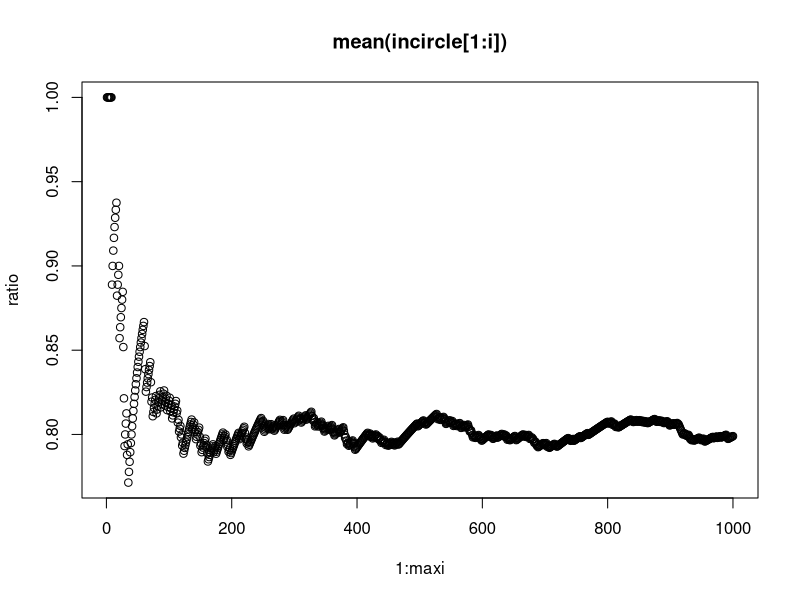
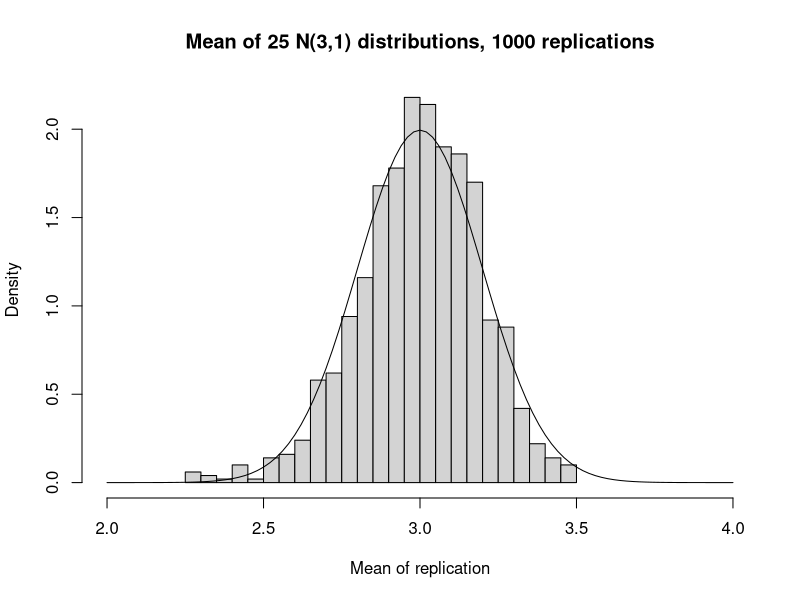
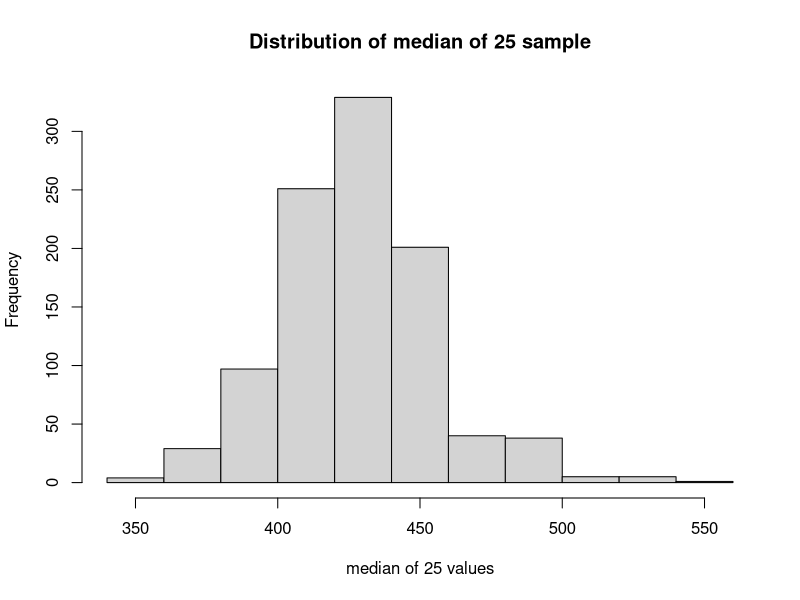
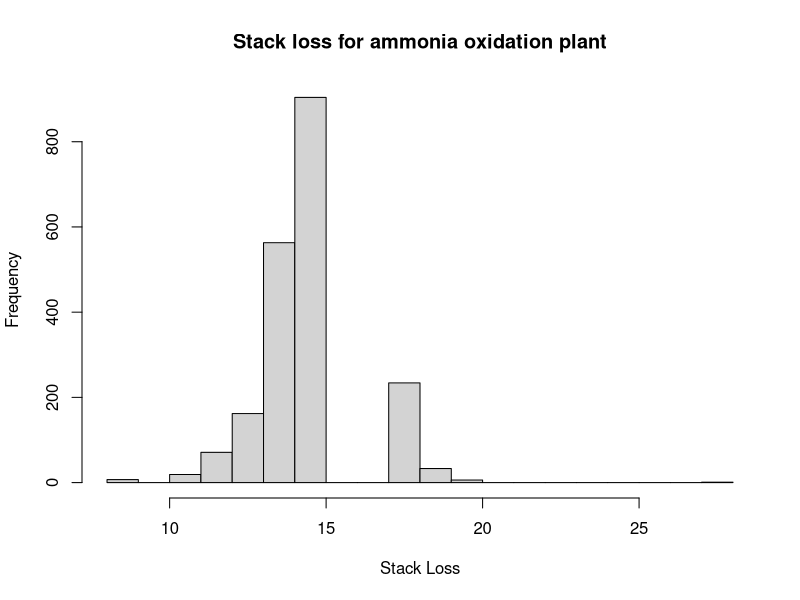
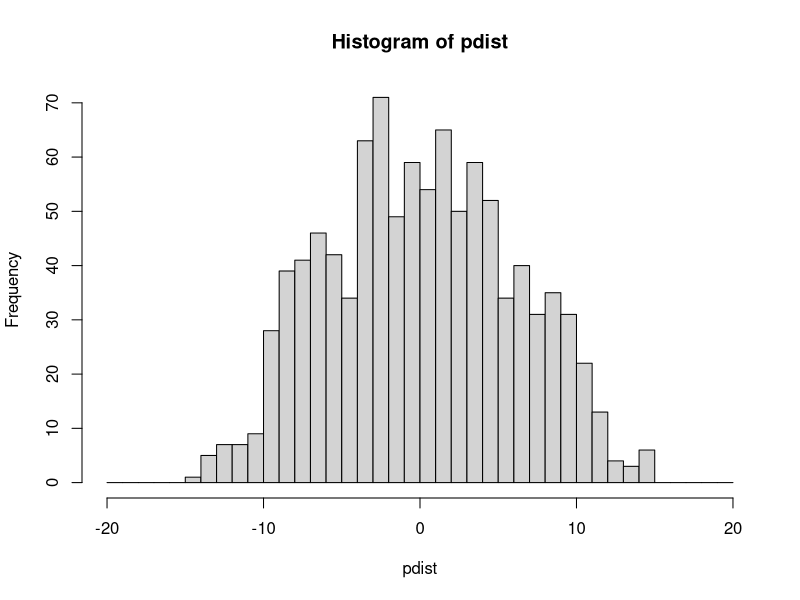
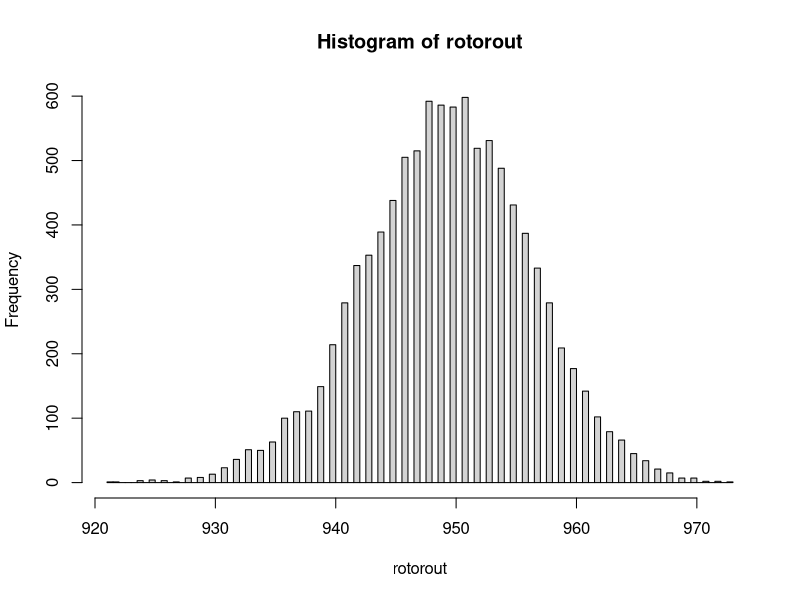
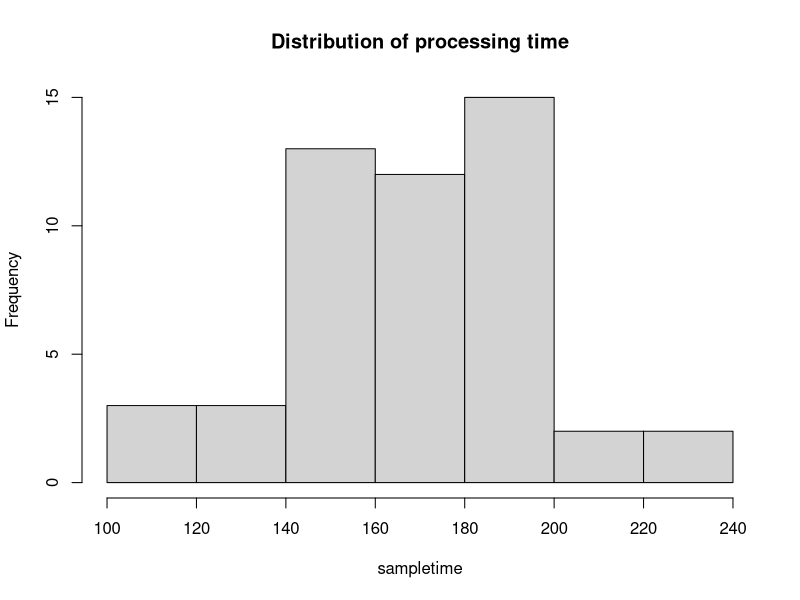

These figures' R source, in order:
## ---- chunk 1
library(ggplot2)
library(foreach)
library(deSolve)
## ---- chunk 2
maxi = 1000
i = (1:maxi)
x <- runif(maxi)
y <- runif(maxi)
incircle <- ifelse(x^2 + y^2 <= 1, 1.0, 0.0)
ratio <- unlist(foreach(i=1:maxi) %do% 
                  mean(incircle[1:i]))
## ---- chunk 3
head(ratio)
## ---- chunk 4
plot(1:maxi, ratio)
title("mean(incircle[1:i])")
## ---- chunk 5
meanratio <-mean(incircle)
sdratio <- sd(incircle)
print(meanratio, digits = 10)
print(sdratio, digits = 10)
## ---- chunk 6
ci = pnorm(q = 0.975) * sdratio/sqrt(maxi)
print(ci)
## ---- chunk 7
options(digits=2)
srs <- rnorm(25, mean = 3)
resamps <- replicate(1000, sample(srs, 25, TRUE), simplify = FALSE)
xbarstar <- sapply(resamps, mean, simplify = TRUE)
hist(xbarstar, breaks = 40, prob = TRUE, xlim=c(2, 4),
  main="Mean of 25 N(3,1) distributions, 1000 replications",
  xlab="Mean of replication")
curve(dnorm(x, 3, 0.2), add = TRUE)
## ---- chunk 8
print(mean(xbarstar), digits=10)
print(sd(xbarstar), digits=10)
## ---- chunk 9
library(boot)
mean_fun <- function(x, indices) mean(x[indices])
boot(data = srs, statistic = mean_fun, R = 1000)
## ---- chunk 10
median_fun <- function(x, indices) median(x[indices])
riversboot <- boot(data = rivers, statistic = median_fun, R = 1000)
print(riversboot)
hist(riversboot$t, main="Distribution of median of 25 sample", xlab = "median of 25 values")
## ---- chunk 11
data("stackloss")
btsamps <- replicate(2000, sample(stackloss$stack.loss, 21, replace=TRUE), simplify = FALSE)
thetast <- sapply(btsamps, FUN = median, simplify = TRUE)
mean(thetast)
## ---- chunk 12
median(stackloss$stack.loss)
quantile(thetast, c(0.025, 0.975))
## ---- chunk 13
med_fun <- function(x, ind) median(x[ind])
med_boot <- boot(stackloss$stack.loss, med_fun, R = 2000)
boot.ci(med_boot, type = c("perc", "norm", "bca"))
## ---- chunk 14
hist(med_boot$t, main="Stack loss for ammonia oxidation plant", xlab="Stack Loss", breaks = 20)
## ---- chunk 15
azt300 <- c(284, 279, 289, 292, 287, 295, 285, 279, 306, 298)
azt600 <- c(298, 307, 297, 279, 291, 335, 299, 300, 306, 291)
mean(azt300, digits=1)
mean(azt600, digits=1)
delta300600 <- mean(azt600) - mean(azt300)
delta300600
## ---- chunk 16
set.seed(1234)
permdistfun <- function(azt){
  pdelta <- c()
  tf10 <- c(rep(FALSE, 10), rep(TRUE, 10))
  select <- sample(tf10, 20, replace =FALSE)
  azt3 <- azt[select]
  azt6 <- azt[!select]
  delta <- mean(azt6)-mean(azt3)
  delta
}
## ---- chunk 17
azt <- c(azt300, azt600)
samples = 1000
pdist <- sort(replicate(samples,permdistfun(azt)))
## ---- chunk 18
summary(pdist)
hist(pdist, breaks=seq(-20, 20, by=1))
## ---- chunk 19
qdist <- max(which(pdist<delta300600))/samples
pvalue <- min(qdist, 1-qdist)
pvalue
## ---- chunk 20
t.test(x=azt300, y=azt600)
## ---- chunk 21
rotor <- data.frame(pass = c(899, 958),
                    fail = c(101, 42))
pfailnull <- sum(rotor$fail[1])/sum(rotor)
## ---- chunk 22
rotorsim <- function(i){
              successes <- sum(sample(x=0:1, size = 1000, replace=TRUE, prob=c(pfailnull, (1-pfailnull))))
}
rotorout <-sapply(1:10000, rotorsim)
## ---- chunk 23
hist(rotorout, breaks = 100)
## ---- chunk 24
print(length(rotorout[rotorout>958])/length(rotorout))
## ---- chunk 25
machining <- data.frame(jobnumber=c(1,2,3,4,5,6,7,8,9,10),
                        processingtime = c(11, 29, 31, 3, 2, 9, 15, 20, 22, 25))
## ---- chunk 26
samplemachine <- function(joblist){
  joblist <- machining
  joborder <- sample(x = joblist$jobnumber, size = length(joblist$jobnumber), replace = TRUE)
  totaltime <- sum(machining$processingtime[joborder])
  totaltime
}
## ---- chunk 27
sampletime <- rep(0, 50)
for (i in 1:50){
  sampletime[i]<- samplemachine(machining)
}
hist(sampletime, main="Distribution of processing time")
